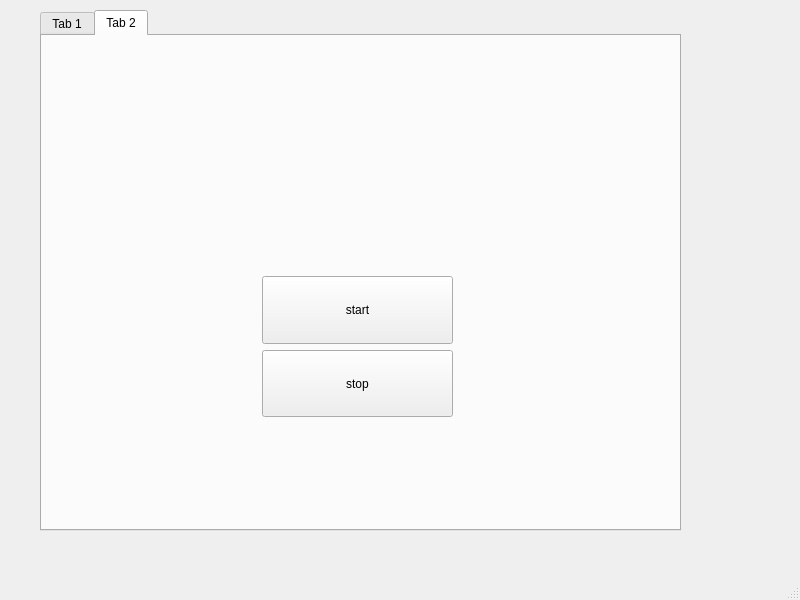
<?xml version="1.0" encoding="UTF-8"?>
<ui version="4.0">
 <class>MainWindow</class>
 <widget class="QMainWindow" name="MainWindow">
  <property name="geometry">
   <rect>
    <x>0</x>
    <y>0</y>
    <width>800</width>
    <height>600</height>
   </rect>
  </property>
  <property name="windowTitle">
   <string>MainWindow</string>
  </property>
  <widget class="QWidget" name="centralwidget">
   <widget class="QTabWidget" name="tabWidget">
    <property name="geometry">
     <rect>
      <x>40</x>
      <y>10</y>
      <width>641</width>
      <height>521</height>
     </rect>
    </property>
    <property name="sizePolicy">
     <sizepolicy hsizetype="Minimum" vsizetype="Minimum">
      <horstretch>0</horstretch>
      <verstretch>0</verstretch>
     </sizepolicy>
    </property>
    <property name="currentIndex">
     <number>1</number>
    </property>
    <widget class="QWidget" name="tab">
     <attribute name="title">
      <string>Tab 1</string>
     </attribute>
     <widget class="QLabel" name="label_color">
      <property name="geometry">
       <rect>
        <x>70</x>
        <y>30</y>
        <width>521</width>
        <height>161</height>
       </rect>
      </property>
      <property name="styleSheet">
       <string notr="true">font: 700 9pt &quot;Script&quot;;</string>
      </property>
      <property name="text">
       <string notr="true"/>
      </property>
      <property name="textFormat">
       <enum>Qt::PlainText</enum>
      </property>
      <property name="alignment">
       <set>Qt::AlignCenter</set>
      </property>
     </widget>
     <widget class="QWidget" name="verticalLayoutWidget_2">
      <property name="geometry">
       <rect>
        <x>240</x>
        <y>250</y>
        <width>181</width>
        <height>121</height>
       </rect>
      </property>
      <layout class="QVBoxLayout" name="verticalLayout_2">
       <item>
        <widget class="QPushButton" name="btn_s_c">
         <property name="sizePolicy">
          <sizepolicy hsizetype="MinimumExpanding" vsizetype="MinimumExpanding">
           <horstretch>0</horstretch>
           <verstretch>0</verstretch>
          </sizepolicy>
         </property>
         <property name="text">
          <string>Start</string>
         </property>
        </widget>
       </item>
       <item>
        <widget class="QPushButton" name="btn_st_c">
         <property name="sizePolicy">
          <sizepolicy hsizetype="MinimumExpanding" vsizetype="MinimumExpanding">
           <horstretch>0</horstretch>
           <verstretch>0</verstretch>
          </sizepolicy>
         </property>
         <property name="text">
          <string>Stop</string>
         </property>
        </widget>
       </item>
      </layout>
     </widget>
    </widget>
    <widget class="QWidget" name="tab_2">
     <attribute name="title">
      <string>Tab 2</string>
     </attribute>
     <widget class="QWidget" name="verticalLayoutWidget">
      <property name="geometry">
       <rect>
        <x>220</x>
        <y>240</y>
        <width>191</width>
        <height>141</height>
       </rect>
      </property>
      <layout class="QVBoxLayout" name="verticalLayout">
       <item>
        <widget class="QPushButton" name="btn_s_num">
         <property name="sizePolicy">
          <sizepolicy hsizetype="MinimumExpanding" vsizetype="MinimumExpanding">
           <horstretch>0</horstretch>
           <verstretch>0</verstretch>
          </sizepolicy>
         </property>
         <property name="text">
          <string>start</string>
         </property>
        </widget>
       </item>
       <item>
        <widget class="QPushButton" name="btn_st_num">
         <property name="sizePolicy">
          <sizepolicy hsizetype="MinimumExpanding" vsizetype="MinimumExpanding">
           <horstretch>0</horstretch>
           <verstretch>0</verstretch>
          </sizepolicy>
         </property>
         <property name="text">
          <string>stop</string>
         </property>
        </widget>
       </item>
      </layout>
     </widget>
     <widget class="QLabel" name="lbl_num">
      <property name="geometry">
       <rect>
        <x>90</x>
        <y>40</y>
        <width>451</width>
        <height>141</height>
       </rect>
      </property>
      <property name="text">
       <string/>
      </property>
     </widget>
    </widget>
   </widget>
  </widget>
  <widget class="QMenuBar" name="menubar">
   <property name="geometry">
    <rect>
     <x>0</x>
     <y>0</y>
     <width>800</width>
     <height>22</height>
    </rect>
   </property>
  </widget>
  <widget class="QStatusBar" name="statusbar"/>
 </widget>
 <resources/>
 <connections/>
</ui>
